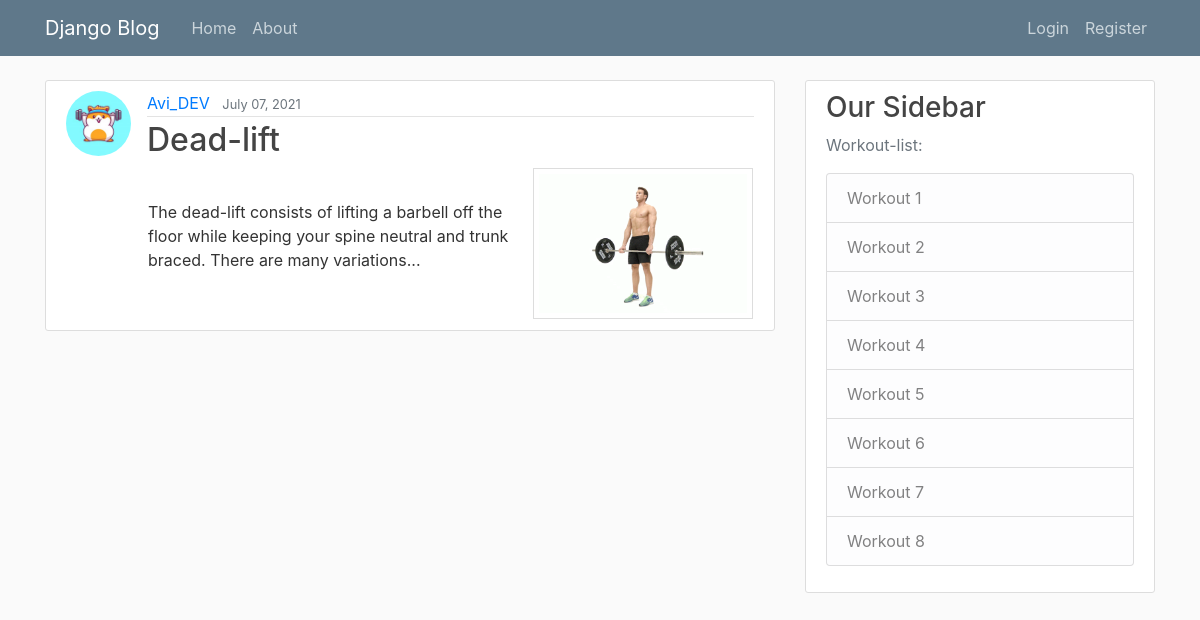
The app's page /post/38/ with its own data.
### blog/models.py (models this page shows, shortened)
class Post(models.Model):
    title = models.CharField(max_length=100)
    header_image = models.ImageField(null=True, blank=True, upload_to="images/")
    content = models.TextField()
    date_posted = models.DateTimeField(default=timezone.now)
    author = models.ForeignKey(User, on_delete=models.CASCADE)

### users/models.py (models this page shows, shortened)
class Profile(models.Model):
    user = models.OneToOneField(User, on_delete=models.CASCADE)
    image = models.ImageField(default='default.jpg', upload_to='profile_pics')

### blog/views.py (the view)
# urls.py: path('post/<int:pk>/', PostDetailView.as_view(), name='post-detail'),
class PostDetailView(DetailView):
    model = Post

### blog/templates/blog/post_detail.html (shortened to what this page needs)
{% extends "blog/base.html" %}
{% block content %}
  <article class="media content-section">
    <img class="rounded-circle article-img" src="{{ object.author.profile.image.url }}">
    <div class="media-body">
      <div class="article-metadata">
        <a class="mr-2" href="{% url 'user-posts' object.author.username %}">{{ object.author }}</a>
        <small class="text-muted">{{ object.date_posted|date:"F d, Y" }}</small>
      </div>
      <html>
        <body >
            <h2 class="article-title">{{ object.title }}</h2>
            <table>
                <tr>
                <td width=70%>
                    <p class="article-content">{{ object.content }}</p>
                  </td>
                  <td width=30% align="right">
                      <div class="exercise" <a target="_blank" href="{{post.header_image.url}}">
                      <img style="border: 1px solid #ddd;
                      padding: 5px;
                      width: 220px;" src="{{post.header_image.url}}"  alt="exercise">
                      </a></div>
                  </td>
                  </tr>
            </table>
        </body>
        </html>
    </div>
  </article>
{% endblock content %}

### blog/static/blog/main.css (style rules this page uses)
body { background: #fafafa; color: #333333; margin-top: 5rem; }
h1, h2, h3, h4, h5, h6 { color: #444444; }
.content-section { background: #ffffff; padding: 10px 20px; border: 1px solid #dddddd; border-radius: 3px; margin-bottom: 20px; }
.article-title { color: #444444; }
.article-content { white-space: pre-line; }
.article-img { height: 65px; width: 65px; margin-right: 16px; }
.article-metadata { padding-bottom: 1px; margin-bottom: 4px; border-bottom: 1px solid #e3e3e3 }

### records on screen
Post: author.profile.image (picture), author "Avi_DEV", date_posted "July 07, 2021", title "Dead-lift", content "The dead-lift consists of lifting a barbell off the floor while keeping your spine neutral and trunk braced. There are many variations...", header_image (picture)
